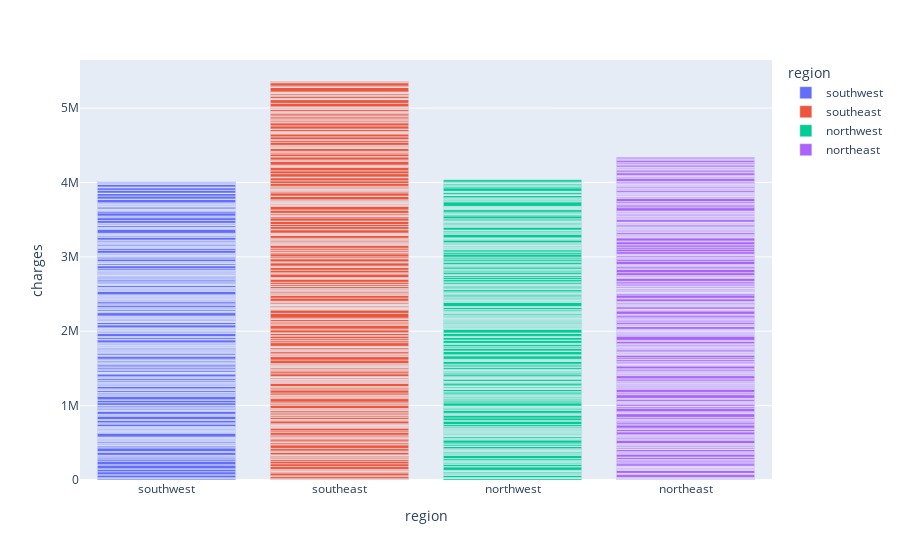

The notebook cell this image was saved under:
### Markdown cell above
<h5> Lastly I want to explore if region has anything to do with the price of insurance </h5>

### Code cell
#plt.figure(figsize=(12,5))
fig = px.bar(data_frame=data, y="charges", x="region", color="region")
fig.show("png")

### Figure 1 — Plotly figure (JSON) as saved in the notebook; plotly's stock layout.template omitted (floating-point values rounded to 4 significant figures; data arrays with more than 128 entries replaced by an {"elided": "..."} marker saying what was removed)
{"data": [{"alignmentgroup": "True", "hovertemplate": "region=%{x}<br>charges=%{y}<extra></extra>", "legendgroup": "southwest", "marker": {"color": "#636efa", "pattern": {"shape": ""}}, "name": "southwest", "offsetgroup": "southwest", "orientation": "v", "showlegend": true, "textposition": "auto", "type": "bar", "x": {"elided": "325 str values"}, "xaxis": "x", "y": {"elided": "325 float values"}, "yaxis": "y"}, {"alignmentgroup": "True", "hovertemplate": "region=%{x}<br>charges=%{y}<extra></extra>", "legendgroup": "southeast", "marker": {"color": "#EF553B", "pattern": {"shape": ""}}, "name": "southeast", "offsetgroup": "southeast", "orientation": "v", "showlegend": true, "textposition": "auto", "type": "bar", "x": {"elided": "364 str values"}, "xaxis": "x", "y": {"elided": "364 float values"}, "yaxis": "y"}, {"alignmentgroup": "True", "hovertemplate": "region=%{x}<br>charges=%{y}<extra></extra>", "legendgroup": "northwest", "marker": {"color": "#00cc96", "pattern": {"shape": ""}}, "name": "northwest", "offsetgroup": "northwest", "orientation": "v", "showlegend": true, "textposition": "auto", "type": "bar", "x": {"elided": "325 str values"}, "xaxis": "x", "y": {"elided": "325 float values"}, "yaxis": "y"}, {"alignmentgroup": "True", "hovertemplate": "region=%{x}<br>charges=%{y}<extra></extra>", "legendgroup": "northeast", "marker": {"color": "#ab63fa", "pattern": {"shape": ""}}, "name": "northeast", "offsetgroup": "northeast", "orientation": "v", "showlegend": true, "textposition": "auto", "type": "bar", "x": {"elided": "324 str values"}, "xaxis": "x", "y": {"elided": "324 float values"}, "yaxis": "y"}], "layout": {"barmode": "relative", "legend": {"title": {"text": "region"}, "tracegroupgap": 0}, "margin": {"t": 60}, "xaxis": {"anchor": "y", "categoryarray": ["southwest", "southeast", "northwest", "northeast"], "categoryorder": "array", "domain": [0, 1], "title": {"text": "region"}}, "yaxis": {"anchor": "x", "domain": [0, 1], "title": {"text": "charges"}}}}
